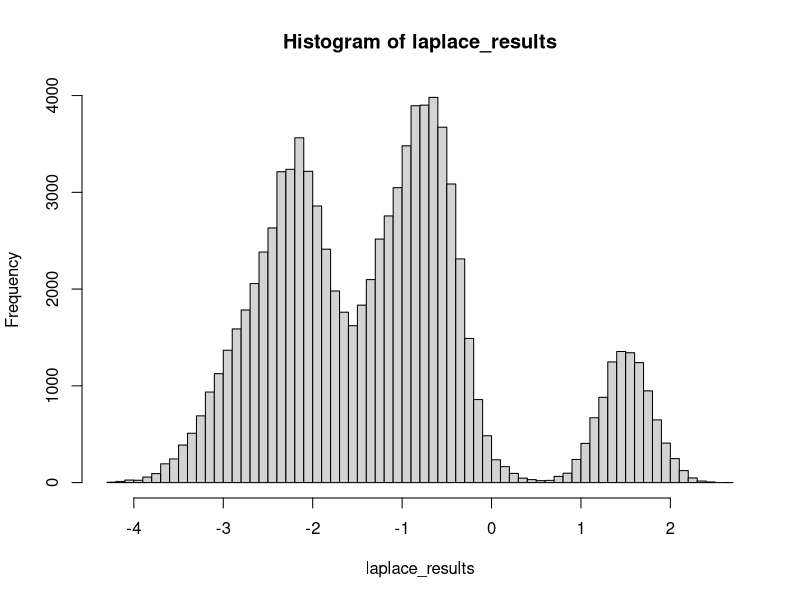
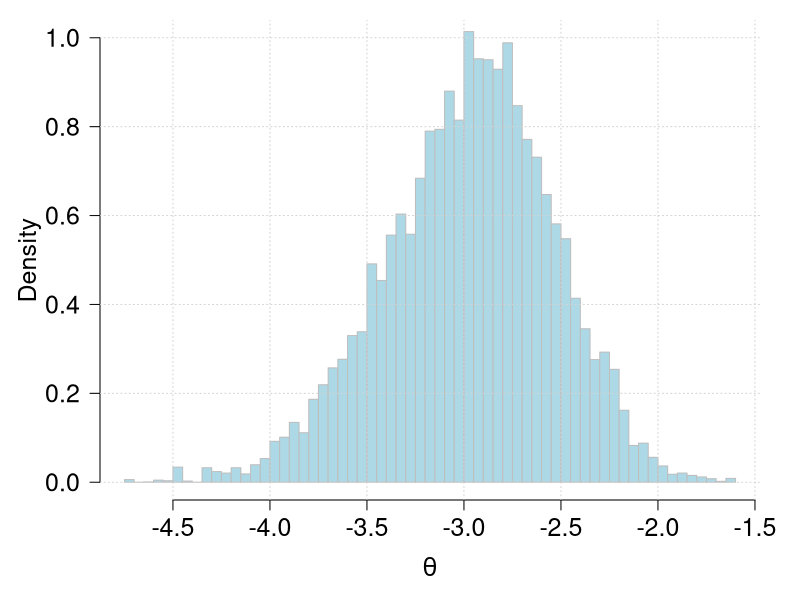
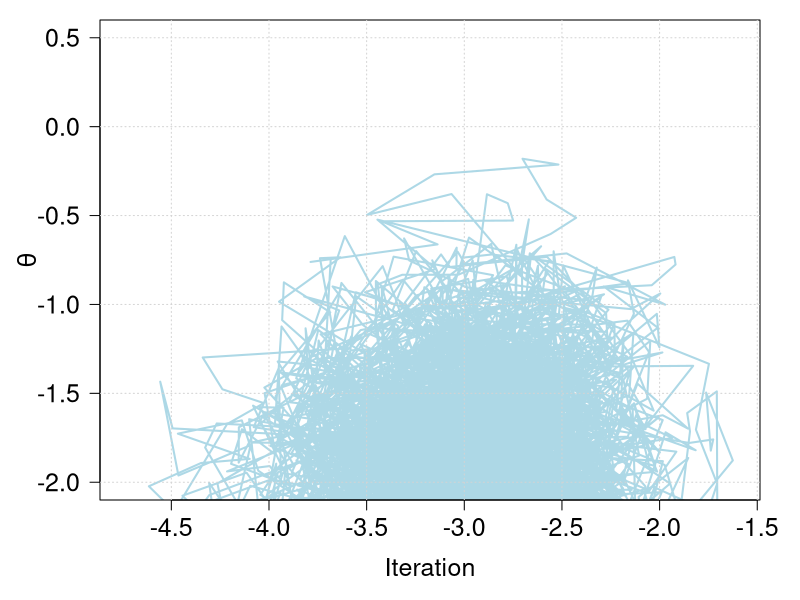
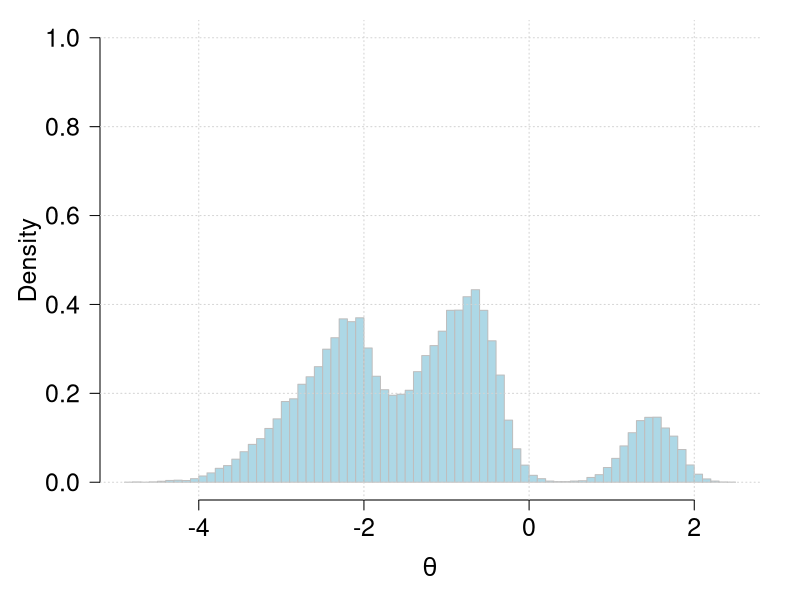
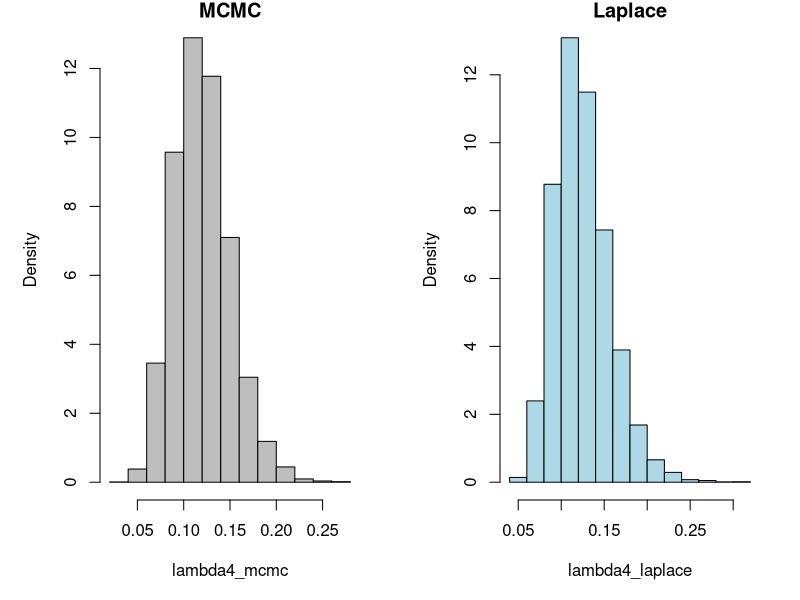
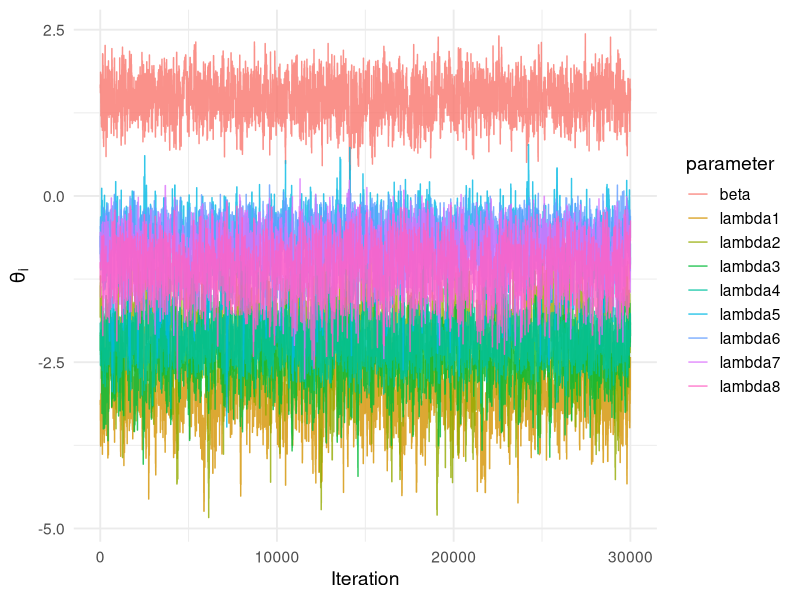
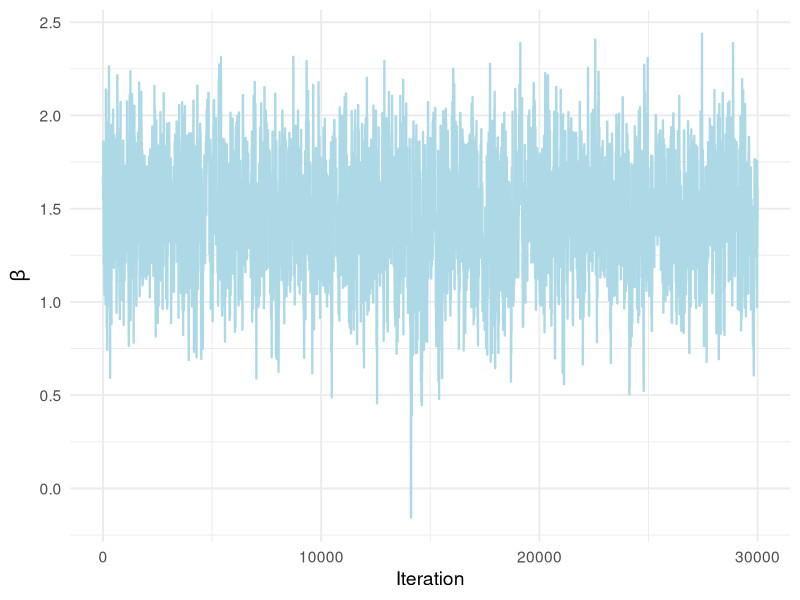
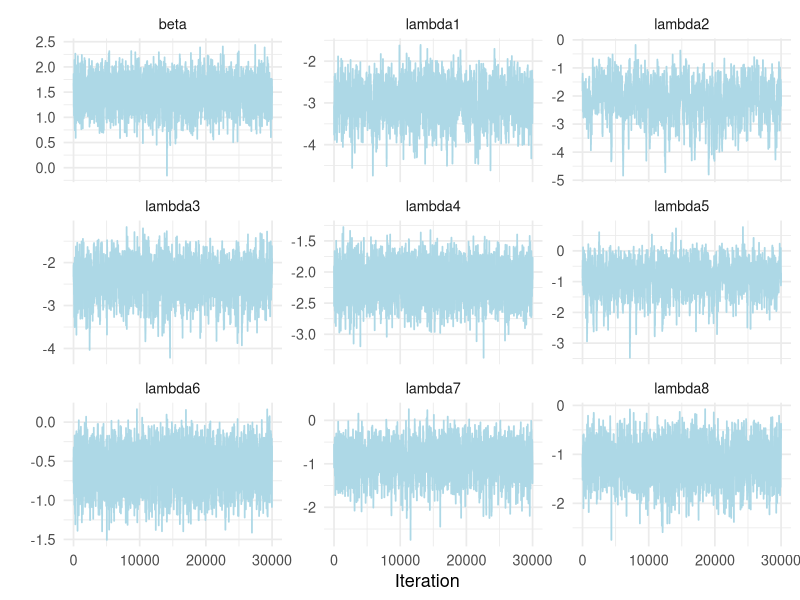

Reproduce these figures in R, in order.
## ---- chunk 1
knitr::opts_chunk$set(echo = TRUE)
## ---- chunk 2
library(ggplot2)
library(tidyr)
library(dplyr)
library(MASS)
library(coda)
## ---- chunk 3

newton_raphson <- function(n, 
                           y, 
                           t, 
                           alpha, 
                           gamma, 
                           delta, 
                           maxit, 
                           lambda_start, 
                           beta_start) {

  #####
  # this function is based on the gradient from Antoninas solution
  #####
  
  # starting values for parameters
  # NOTE: REPARAMETRIZED PARS ARE USED and denote lambda_tilde, beta_tilde
  lambda <- lambda_start
  beta <- beta_start
  # overall parameter vector theta (9x1 vector)
  theta <- c(lambda, beta)
  
  # initialize result matrix with 3 columns and nrow=maxit
  res <- matrix(0, maxit, 10)
  res[1, 1:8] <- lambda
  res[1, 9] <- beta
  
  for (i in 2:maxit) {
    
  
    # use estimates from previous step
    lambda <- res[i-1, 1:8]
    beta <- res[i-1, 9]
    
    # log posterior
    log_p <- sum((y + alpha)*lambda) - sum((t + exp(beta))*exp(lambda)) + (n*alpha + gamma)*beta - delta*exp(beta)
    res[1,10] <- log_p
    
    # gradient of log-posterior (vector of first derivatives)
    # lambda gradient vector of n=8
    grad_lambda <- (y +  alpha) - exp(lambda)*(t + exp(beta))
    # beta gradient of n=1
    grad_beta <- n*alpha + gamma - exp(beta)*sum(exp(lambda)) - delta*exp(beta)
  
    # build gradient vector
    grad <- c(grad_lambda, grad_beta)
    
    
    # 2nd order derivative of lambdas n=8
    g2_lambda <- -exp(lambda)*(t+exp(beta))
    g2_beta <- -exp(beta)*sum(exp(lambda))-delta*exp(beta)
    
    # cross derivatives
    cross_der <- -exp(lambda)*exp(beta)
    
    # build hessian of 9x9 dimensions
    hess <- matrix(0, 9, 9)
    diag(hess) <- c(g2_lambda, g2_beta)
    hess[1:8, 9] <- -exp(beta) * exp(lambda)
    hess[9, 1:8] <- -exp(beta) * exp(lambda)
    
      
    # N-R step
    theta <- c(lambda, beta)
    theta_new <- theta - solve(hess, grad) # res[i, 1:9] <- th[i-1,1:9]-1*solve(hess)%*%grad
    
    ## update parameters
    lambda <- theta_new[1:8]
    beta <- theta_new[9]
    
    # store new estimated pars
    res[i, ] <- c(lambda, beta, log_p)

    
    ## ensure that lambdas are > 0 ?
    # lambda[1] <- max(0.00001, lambda[1])
    # ...
    
    ## ensure that beta > 0 ?
    
  }
  
  res
  
}



## ---- chunk 4
newton_raphson_old <- function(n, 
                           y, 
                           t, 
                           alpha, 
                           gamma, 
                           delta, 
                           maxit, 
                           lambda_start, 
                           beta_start) {

  #####
  # this function is based on the gradient from my old solution
  #####
  
  # starting values for parameters
  # NOTE: REPARAMETRIZED PARS ARE USED and denote lambda_tilde, beta_tilde
  lambda <- lambda_start
  beta <- beta_start
  # overall parameter vector theta (9x1 vector)
  theta <- c(lambda, beta)
  
  # initialize result matrix with 3 columns and nrow=maxit
  res <- matrix(0, maxit, 10)
  res[1, 1:8] <- lambda
  res[1, 9] <- beta
  
  for (i in 2:maxit) {
    
  
    # use estimates from previous step
    lambda <- res[i-1, 1:8]
    beta <- res[i-1, 9]
    
    # log posterior
    # first version: has algebraic mistakes
    # log_p <- sum(y*lambda*t - t*exp(lambda)) + beta*(n*alpha + gamma-1) + sum((alpha - 1)*lambda) -      exp(beta)*sum(exp(lambda)) - delta*exp(beta)
    # second version: 
    log_p <- sum(y*lambda - t*exp(lambda)) + sum((alpha - 1)*lambda) - exp(beta)*sum(exp(lambda)) + beta*(n*alpha + gamma) - delta*exp(beta)
    # third version: Antoninas solution
    # log_p <- sum((y + alpha)*lambda) - sum((t + exp(beta))*exp(lambda)) + (n*alpha + gamma)*beta - delta*exp(beta)
    res[1,10] <- log_p
    
    # gradient of log-posterior (vector of first derivatives)
    # lambda gradient vector of n=8
    # first version: grad_lambda <- (y*t +  alpha-1) - exp(lambda)*(t + exp(beta))
    grad_lambda <- (y +  alpha-1) - exp(lambda)*(t + exp(beta))
    # Antoninas solution: 
    # grad_lambda <- (y +  alpha) - exp(lambda)*(t + exp(beta))
    # beta gradient of n=1
    grad_beta <- n*alpha + gamma - 1 - exp(beta)*sum(exp(lambda)) - delta*exp(beta)
    # Antoninas solution: 
    # grad_beta <- n*alpha + gamma - exp(beta)*sum(exp(lambda)) - delta*exp(beta)
  
    # build gradient vector
    grad <- c(grad_lambda, grad_beta)
    
    
    # 2nd order derivative of lambdas n=8
    g2_lambda <- -exp(lambda)*(t+exp(beta))
    g2_beta <- -exp(beta)*sum(exp(lambda))-delta*exp(beta)
    
    # cross derivatives
    cross_der <- -exp(lambda)*exp(beta)
    
    # build hessian of 9x9 dimensions
    hess <- matrix(0, 9, 9)
    diag(hess) <- c(g2_lambda, g2_beta)
    hess[1:8, 9] <- -exp(beta) * exp(lambda)
    hess[9, 1:8] <- -exp(beta) * exp(lambda)
    
      
    # N-R step
    theta <- c(lambda, beta)
    theta_new <- theta - solve(hess, grad) # res[i, 1:9] <- th[i-1,1:9]-1*solve(hess)%*%grad
    
    ## update parameters
    lambda <- theta_new[1:8]
    beta <- theta_new[9]
    
    # store new estimated pars
    res[i, ] <- c(lambda, beta, log_p)

    
    ## ensure that exponentiated lambdas are > 0 ?
    # lambda[1] <- max(0.00001, lambda[1])
    # ...
  }
  
  res
  
}

## ---- chunk 5

n <- 8
y <- c(4, 1, 5, 14, 3, 19, 7, 6)
t <- c(95, 16, 63, 126, 6, 32, 16, 19)

alpha <- 1.8
gamma <- 0.01
delta <- 1

maxit <- 80

lambda_start <- rep(0, 8)
beta_start <- 0


res <- newton_raphson(n, y, t, alpha, gamma, delta, maxit, 
                      lambda_start, beta_start)

## ---- chunk 6
head(res)
summary(res)
## ---- chunk 7
round(colMeans(res[, 1:9]), 5)

round(res[80, 1:9], 5)

## ---- chunk 8
round(colMeans(exp(res[, 1:9])), 5)
## ---- chunk 9

res_old <- newton_raphson_old(n, y, t, alpha, gamma, delta, maxit, 
                      lambda_start, beta_start)

round(colMeans(exp(res_old[, 1:9])), 5)

## ---- chunk 10

theta <- res[80, 1:9]
lambda <- theta[1:8]
beta <- theta[9]

# build gradient
grad_lambda <- (y +  alpha) - exp(lambda)*(t + exp(beta))
grad_beta <- n*alpha + gamma - exp(beta)*sum(exp(lambda)) - delta*exp(beta)
grad <- c(grad_lambda, grad_beta)
  
# build hessian of 9x9 dimensions
hess <- matrix(0, 9, 9)
# 2nd order derivative of lambdas n=8
g2_lambda <- -exp(lambda)*(t+exp(beta))
g2_beta <- -exp(beta)*sum(exp(lambda))-delta*exp(beta)
# cross derivatives
cross_der <- -exp(lambda)*exp(beta)
diag(hess) <- c(g2_lambda, g2_beta)
hess[1:8, 9] <- -exp(beta) * exp(lambda)
hess[9, 1:8] <- -exp(beta) * exp(lambda)

# sample from the laplace approximation
set.seed(1995)
laplace_results <- MASS::mvrnorm(n = 10000, mu = theta, Sigma = solve(-hess))
hist(laplace_results, breaks = 50)
## ---- chunk 11
set.seed(1995)
#### random walk metropolis sampler ####


# observed data
y <- c(4, 1, 5, 14, 3, 19, 7, 6)
t <- c(95, 16, 63, 126, 6, 32, 16, 19)

alpha <- 1.8
gamma <- 0.01
delta <- 1

# MCMC settings
m <- 35000  # chain length
acc <- 0
burnin <- 5000

# function to estimate log posterior given the theta parameter
get_log_posterior <- function(theta) {

  lambda <- theta[1:8]   # log-lambdas
  beta <- theta[9]       # log-beta

  # old solution for log-posterior
  #sum((y + alpha - 1) * lambda) -
  #  sum(t * exp(lambda)) - exp(beta) * sum(exp(lambda)) + (length(y) * alpha + gamma - 1) * beta - delta * exp(beta)
  log_p <- sum((y + alpha)*lambda) - sum((t + exp(beta))*exp(lambda)) + (n*alpha + gamma)*beta - delta*exp(beta)
  log_p
}

# initialize results vector
mcmc_results <- matrix(NA, m, 10)

# starting values
theta_current <- rep(0, 9)
log_current <- get_log_posterior(theta_current)
mcmc_results[1, 1:9] <- theta_current
mcmc_results[1, 10] <- log_current


# tuning parameter for sd of proposal 
proposal_sd <- 0.283   # you may tune later

# MCMC loop
for (i in 2:m) {

  # random-walk proposal
  theta_cand <- theta_current + rnorm(9, 0, proposal_sd)

  log_cand <- get_log_posterior(theta_cand)
  logalpha <- log_cand - log_current

  # accept/reject
  if (log(runif(1)) < logalpha) {
    theta_current <- theta_cand
    log_current <- log_cand
    acc <- acc + 1
  }

  mcmc_results[i, 1:9] <- theta_current
  mcmc_results[i, 10] <- log_current
}



# acceptance rate --> should be 23%
acceptance <- acc/m
acceptance

# then remove burn-in period
mcmc_results <- mcmc_results[(burnin+1):m, ]


## ---- chunk 12
# only for lambda1 -> samples for the posterior
par(mar = c(5, 5, 1, 2))
hist(mcmc_results[, 1], 
     xlab=expression(theta), ylab="Density", 
     main="",
     col="lightblue", border="grey", 
     breaks=70, 
     ylim=c(0, 1),  
     cex.axis=1.5, cex.lab=1.5, 
     cex.main=2, las=1, freq=FALSE)  
grid()  
## ---- chunk 13
# line plot for theta samples
#png("plots/MH_line.png", width = 10, height = 8, units = "in", res = 300)
#par(mar = c(5, 5, 1, 2))
plot(mcmc_results[, 1:9], type="l", 
     xlab="Iteration", ylab=expression(theta), 
     ylim=c(-2,0.5),
     col="lightblue", lwd=2, 
     cex.axis=1.5, cex.lab=1.5, 
     cex.main=2, las=1)  
grid()  
#dev.off()


## histogram
#png("plots/MH_hist.png", width = 10, height = 8, units = "in", res = 300)
par(mar = c(5, 5, 1, 2))
hist(mcmc_results[, 1:9], 
     xlab=expression(theta), ylab="Density", 
     main="",
     col="lightblue", border="grey", 
     breaks=70, 
     ylim=c(0, 1),  
     cex.axis=1.5, cex.lab=1.5, 
     cex.main=2, las=1, freq=FALSE)  
grid()  
#dev.off()
## ---- chunk 14

theta_post <- mcmc_results[, 1:9]

lambda4_laplace <- exp(laplace_results[,4])
lambda4_mcmc    <- exp(theta_post[,4])

par(mfrow=c(1,2))
hist(lambda4_mcmc, prob=TRUE, main="MCMC", col="grey")
hist(lambda4_laplace, prob=TRUE, main="Laplace", col="lightblue")

## ---- chunk 15
set.seed(1995)

burnin <- 5000

# assume res is (M x 9): lambdas + beta
mcmc_samples <- as.data.frame(mcmc_results[, 1:9])
colnames(mcmc_samples) <- c(paste0("lambda", 1:8), "beta")

mcmc_samples$iter <- seq_len(nrow(mcmc_samples))

## ---- chunk 16
mcmc_samples_long <- mcmc_samples %>%
  pivot_longer(cols = -iter,
               names_to = "parameter",
               values_to = "value")

ggplot(mcmc_samples_long, aes(x = iter, y = value, colour = parameter)) +
  geom_line(alpha = 0.8) +
  labs(x = "Iteration", y = expression(theta[i])) +
  theme_minimal(base_size = 14)

## ---- chunk 17
ggplot(mcmc_samples, aes(x = iter, y = beta)) +
  geom_line(colour = "lightblue", linewidth = 0.8) +
  labs(x = "Iteration", y = expression(beta)) +
  theme_minimal(base_size = 14)
## ---- chunk 18
ggplot(mcmc_samples_long, aes(x = iter, y = value)) +
  geom_line(colour = "lightblue", linewidth = 0.6) +
  facet_wrap(~ parameter, scales = "free_y", ncol = 3) +
  labs(x = "Iteration", y = "") +
  theme_minimal(base_size = 13)

## ---- chunk 19
laplace_samples <- as.data.frame(laplace_results)
colnames(laplace_samples) <- c(paste0("lambda", 1:8), "beta")
laplace_samples$iter <- seq_len(nrow(laplace_samples))

laplace_samples_long <- laplace_samples %>%
  pivot_longer(
    cols = -iter,
    names_to = "parameter",
    values_to = "Value"
  )

ggplot() +
  geom_histogram(
    data = mcmc_samples_long,
    aes(x = value, y = after_stat(density)),
    bins = 50,
    fill = "lightgrey",
    colour = "darkgrey",
    alpha = 0.5  # transparency mode
  ) +  
  geom_histogram(
    data = laplace_samples_long,
    aes(x = Value, y = after_stat(density)),
    bins = 50,
    fill = "lightgreen",
    colour = "darkgrey",
    alpha = 0.5  # transparency mode
  ) 
## ---- chunk 20
ggplot() +
  geom_histogram(
    data = mcmc_samples_long,
    aes(x = value, y = after_stat(density)),
    bins = 50,
    fill = "lightgreen",
    colour = "lightgrey",
    alpha = 0.5  # transparency mode
  ) +  
    geom_density(
    data = laplace_samples_long,
    aes(x = Value),
    colour = "darkgrey"
    #alpha = 0.5  # transparency mode
    )
## ---- chunk 21
laplace_dens <- laplace_samples_long %>%
  group_by(parameter) %>%
  do(
    {
      dens <- density(.$Value)
      # save the theta values and their density as dataframe
      df <- data.frame(x = dens$x, y = dens$y, iter = seq_len(nrow(as.data.frame(x = dens$x))))
      
    }
  )

laplace_dens <- laplace_dens %>%
  arrange(iter)
  
## ---- chunk 22
ggplot() +
  geom_histogram(
    data = mcmc_samples_long,
    aes(x = value, y = after_stat(density)),
    bins = 50,
    fill = "lightgrey",
    colour = "darkgrey",
    alpha = 0.5  # transparency mode
  ) +
  geom_line(
    data = laplace_dens,
    mapping = aes(x = x, y = y, group = parameter),
    linewidth = 0.4,
    colour = "lightgreen"
  ) + 
  facet_wrap(~ parameter, scales = "free")



## ---- chunk 23

mcmc_pars_summ <- mcmc_samples_long %>%
  group_by(parameter) %>%
  summarise(mean = mean(value),
            median = median(value),
            sd = sd(value))
mcmc_pars_summ
## ---- chunk 24

# first obtain posterior estimate of beta hyperparameter
beta_samples <- mcmc_samples_long %>% filter(parameter == "beta") %>% pull(value) %>% exp()


# posterior predictive mean of y4
y4_ppc <- rnbinom(
  n    = length(beta_samples),
  size = alpha + y[4],
  prob = (beta_samples + t[4]) / (beta_samples + 2*t[4])
)

mean(y4_ppc)

## ---- chunk 25
lambda4_samples <- mcmc_samples_long %>% filter(parameter == "lambda4") %>% pull(value) %>% exp()

exp_lambda4_samples <- t[4] * lambda4_samples

mean(exp_lambda4_samples)
round(mean(exp_lambda4_samples), 0)
## ---- chunk 26
# equal tail interval
round(quantile(exp_lambda4_samples, probs = c(.025, .975)), 0)
## ---- chunk 27
lambda4_probs <- mcmc_samples_long %>% filter(parameter == "lambda4") %>% 
  mutate(pred_dummy = ifelse(exp(value) > 0.11, 1, 0))

lambda4_prob <- mcmc_samples_long %>% filter(parameter == "lambda4") %>%
    summarise(prob = mean(exp(value) > 0.11)) %>% pull(prob)  # use boolean check
